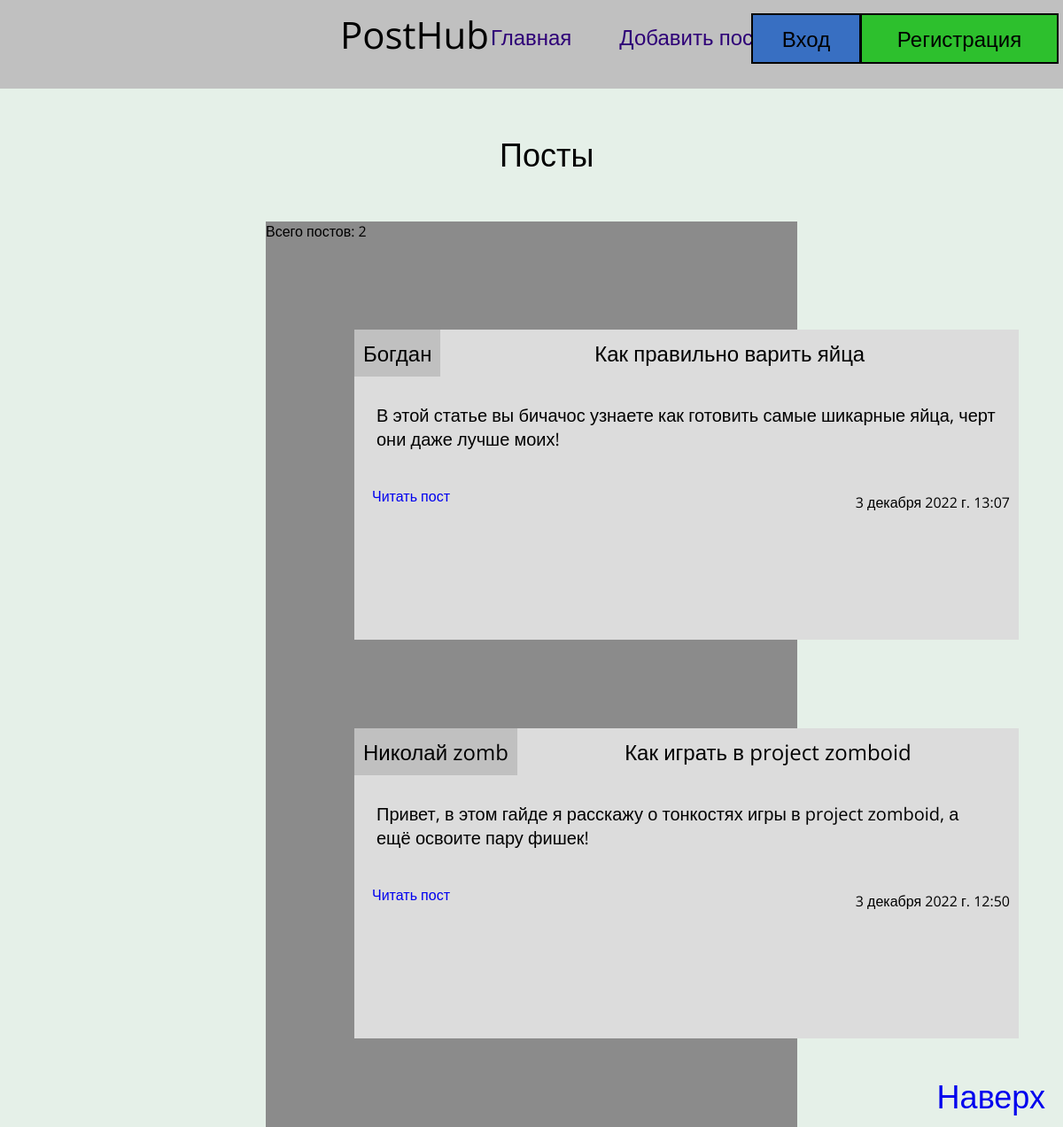
The page / on the database its author committed.
### main/models.py (models this page shows, shortened)
class Post(models.Model):
    class Meta:
        verbose_name = 'Посты'
        verbose_name_plural = verbose_name
        ordering = ['-time_create', 'title']
    creator = models.CharField(max_length=12, verbose_name='Создатель') # Имя создателя поста
    title = models.CharField(max_length=32, verbose_name='Заголовок') # Заголовок поста
    short = models.TextField(max_length=165, verbose_name='short текст') # Короткая версия поста
    time_create = models.DateTimeField(auto_now_add=True, verbose_name='Дата публикации') # Дата и время создния поста
    slug = models.SlugField(max_length=64, unique=True, db_index=True, verbose_name='url') # Url slug поста для собственной страницы
    long = models.TextField(max_length=1024, verbose_name='Текст поста') # Длинная версия текста поста, которая будет показана только при нажатии - "Читать пост"
    is_published = models.BooleanField(default=True, verbose_name='Опубликован') # Опубликован ли пост
    def get_absolute_url(self):
        return reverse('show_post', kwargs={'post_slug': self.slug})

### main/views.py (the view)
# urls.py: path('', views.index, name='home'),
def index(request):
    data = GetData.index_data()
    path = 'main/index.html'
    return render(request, path, context=data)

### main/views.py (called while the page is built)
    def index_data():
        title = 'PostHub - Home'
        posts = Post.objects.all().order_by('-time_create')
        is_posts = True if len(posts) > 0 else False
        data = {
            'title': title, # Имя страницы в head -> title
            'is_user_auth': GetData.is_user_auth, # Авторизован ли пользователь
            'posts': posts, # Список всех постов -> query set
            'posts_count': len(posts), # Кол-во постов
            'is_posts': is_posts # Имеются ли вообще посты
            }
        return data

### main/templates/main/index.html
{% extends 'main/base.html' %}
{% load static %}
{% block content %}
<p id="text-posts">Посты</p>
<main>
    {% if is_posts %}
    <p>Всего постов: {{ posts_count }}</p>
    {% for post in posts %}
    {% if post.is_published %}
    <div class="post" title="Post | Создатель: {{ post.creator }} | Заголовок: {{ post.title }}">
        <div class="post-creator">{{ post.creator }}</div>
        <div class="post-header">
            <p class="post-header-text">{{ post.title }}</p>
        </div>
        <p class="short_text">{{ post.short }}</p>
        <a href="{{ post.get_absolute_url }}"><p class="post-read">Читать пост</p></a>
        <p class="time-create">{{ post.time_create }}</p>
    </div>
    {% endif %}
    {% endfor %}
    <a href="#top" id="go-top-text" title="Нажми чтобы перейти в самый верх страницы">Наверх</a>
    {% else %}
    <p id="posts-empty">404<br>В данный момент постов нет</p>
    {% endif %}
</main>
</body>
</html>
{% endblock content %}

### main/static/main/css/style.css (style rules this page uses)
* { margin: 0; padding: 0; }
body { background-color: rgb(229, 240, 232); }
p, a { font-family: 'Open Sans', sans-serif; }
main { position: absolute; top: 250px; left: 25%; display: block; background-color: rgb(139, 139, 139); width: 50%; min-height: 600px; height: auto; }
main a { text-decoration: none; }
.post, #posts-empty { margin: 100px; }
.post { background-color: rgb(220, 220, 220); width: 750px; height: 350px; color: black; }
.post-creator { padding: 10px; display: inline-block; vertical-align: top; background-color: silver; font-family: 'Open Sans', sans-serif; font-size: 24px; max-width: 300px; float: left; }
.post-header-text { position: relative; top: 10px; text-align: center; font-size: 24px; }
.short_text { font-size: 20px; margin: 25px; margin-top: 50px; }
.post-read { position: relative; left: 20px; top: 15px; }
.time-create { margin-right: 10px; text-align: right; }
#text-posts { position: absolute; top: 150px; left: 47%; font-size: 36px; }
#go-top-text { text-decoration: none; position: fixed; right: 20px; bottom: 10px; font-size: 36px; }

### rows shown on the page
Post: creator "Богдан", title "Как правильно варить яйца", short "В этой статье вы бичачос узнаете как готовить самые шикарные яйца, черт они даже лучше моих!", time_create "3 декабря 2022 г. 13:07"
Post: creator "Николай zomb", title "Как играть в project zomboid", short "Привет, в этом гайде я расскажу о тонкостях игры в project zomboid, а ещё освоите пару фишек!", time_create "3 декабря 2022 г. 12:50"

### other values the page prints
{{ posts_count }} "2"
